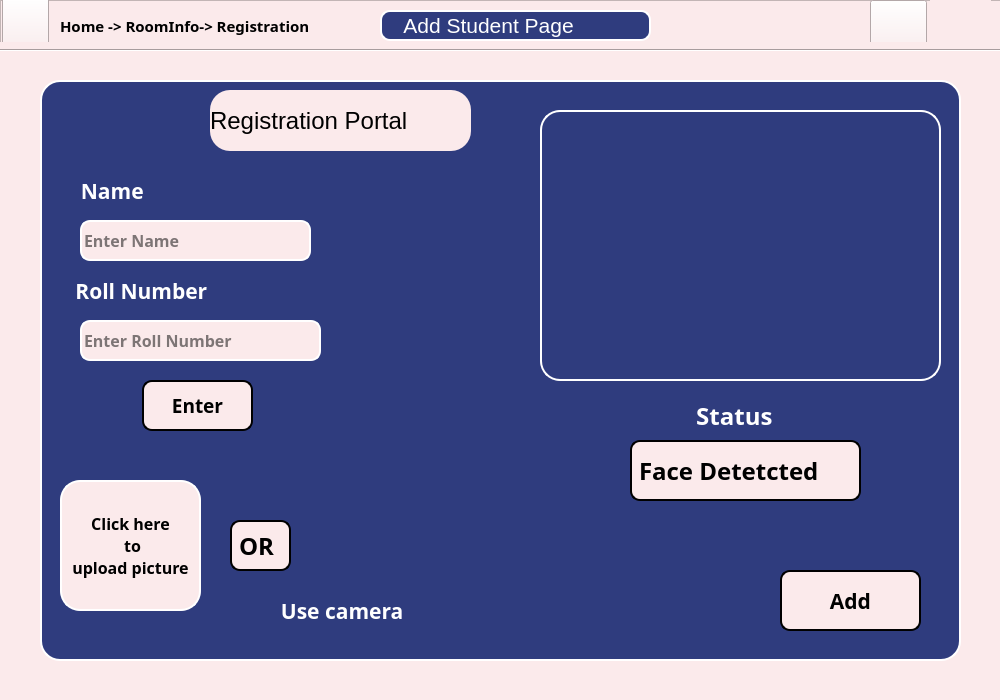
<?xml version="1.0" encoding="UTF-8"?>
<ui version="4.0">
 <class>MainWindow</class>
 <widget class="QMainWindow" name="MainWindow">
  <property name="geometry">
   <rect>
    <x>0</x>
    <y>0</y>
    <width>1000</width>
    <height>700</height>
   </rect>
  </property>
  <property name="windowTitle">
   <string>MainWindow</string>
  </property>
  <property name="styleSheet">
   <string notr="true">background-color:#FBEAEB
</string>
  </property>
  <widget class="QWidget" name="centralwidget">
   <widget class="QPushButton" name="user_icon_button">
    <property name="geometry">
     <rect>
      <x>870</x>
      <y>0</y>
      <width>57</width>
      <height>50</height>
     </rect>
    </property>
    <property name="text">
     <string/>
    </property>
    <property name="icon">
     <iconset>
      <normaloff>assets/user_icon.png</normaloff>assets/user_icon.png</iconset>
    </property>
    <property name="iconSize">
     <size>
      <width>58</width>
      <height>54</height>
     </size>
    </property>
   </widget>
   <widget class="QPushButton" name="hamburger_button">
    <property name="geometry">
     <rect>
      <x>930</x>
      <y>-10</y>
      <width>61</width>
      <height>61</height>
     </rect>
    </property>
    <property name="palette">
     <palette>
      <active>
       <colorrole role="WindowText">
        <brush brushstyle="SolidPattern">
         <color alpha="255">
          <red>255</red>
          <green>0</green>
          <blue>0</blue>
         </color>
        </brush>
       </colorrole>
       <colorrole role="Button">
        <brush brushstyle="SolidPattern">
         <color alpha="255">
          <red>251</red>
          <green>234</green>
          <blue>235</blue>
         </color>
        </brush>
       </colorrole>
       <colorrole role="Midlight">
        <brush brushstyle="SolidPattern">
         <color alpha="255">
          <red>0</red>
          <green>0</green>
          <blue>0</blue>
         </color>
        </brush>
       </colorrole>
       <colorrole role="Dark">
        <brush brushstyle="SolidPattern">
         <color alpha="255">
          <red>255</red>
          <green>0</green>
          <blue>0</blue>
         </color>
        </brush>
       </colorrole>
       <colorrole role="Text">
        <brush brushstyle="SolidPattern">
         <color alpha="255">
          <red>0</red>
          <green>0</green>
          <blue>0</blue>
         </color>
        </brush>
       </colorrole>
       <colorrole role="ButtonText">
        <brush brushstyle="SolidPattern">
         <color alpha="255">
          <red>255</red>
          <green>0</green>
          <blue>0</blue>
         </color>
        </brush>
       </colorrole>
       <colorrole role="Base">
        <brush brushstyle="SolidPattern">
         <color alpha="255">
          <red>251</red>
          <green>234</green>
          <blue>235</blue>
         </color>
        </brush>
       </colorrole>
       <colorrole role="Window">
        <brush brushstyle="SolidPattern">
         <color alpha="255">
          <red>251</red>
          <green>234</green>
          <blue>235</blue>
         </color>
        </brush>
       </colorrole>
       <colorrole role="Shadow">
        <brush brushstyle="SolidPattern">
         <color alpha="255">
          <red>0</red>
          <green>0</green>
          <blue>0</blue>
         </color>
        </brush>
       </colorrole>
       <colorrole role="AlternateBase">
        <brush brushstyle="SolidPattern">
         <color alpha="255">
          <red>0</red>
          <green>0</green>
          <blue>0</blue>
         </color>
        </brush>
       </colorrole>
       <colorrole role="PlaceholderText">
        <brush brushstyle="SolidPattern">
         <color alpha="128">
          <red>0</red>
          <green>0</green>
          <blue>0</blue>
         </color>
        </brush>
       </colorrole>
      </active>
      <inactive>
       <colorrole role="WindowText">
        <brush brushstyle="SolidPattern">
         <color alpha="255">
          <red>255</red>
          <green>0</green>
          <blue>0</blue>
         </color>
        </brush>
       </colorrole>
       <colorrole role="Button">
        <brush brushstyle="SolidPattern">
         <color alpha="255">
          <red>251</red>
          <green>234</green>
          <blue>235</blue>
         </color>
        </brush>
       </colorrole>
       <colorrole role="Midlight">
        <brush brushstyle="SolidPattern">
         <color alpha="255">
          <red>0</red>
          <green>0</green>
          <blue>0</blue>
         </color>
        </brush>
       </colorrole>
       <colorrole role="Dark">
        <brush brushstyle="SolidPattern">
         <color alpha="255">
          <red>255</red>
          <green>0</green>
          <blue>0</blue>
         </color>
        </brush>
       </colorrole>
       <colorrole role="Text">
        <brush brushstyle="SolidPattern">
         <color alpha="255">
          <red>0</red>
          <green>0</green>
          <blue>0</blue>
         </color>
        </brush>
       </colorrole>
       <colorrole role="ButtonText">
        <brush brushstyle="SolidPattern">
         <color alpha="255">
          <red>255</red>
          <green>0</green>
          <blue>0</blue>
         </color>
        </brush>
       </colorrole>
       <colorrole role="Base">
        <brush brushstyle="SolidPattern">
         <color alpha="255">
          <red>251</red>
          <green>234</green>
          <blue>235</blue>
         </color>
        </brush>
       </colorrole>
       <colorrole role="Window">
        <brush brushstyle="SolidPattern">
         <color alpha="255">
          <red>251</red>
          <green>234</green>
          <blue>235</blue>
         </color>
        </brush>
       </colorrole>
       <colorrole role="Shadow">
        <brush brushstyle="SolidPattern">
         <color alpha="255">
          <red>0</red>
          <green>0</green>
          <blue>0</blue>
         </color>
        </brush>
       </colorrole>
       <colorrole role="AlternateBase">
        <brush brushstyle="SolidPattern">
         <color alpha="255">
          <red>0</red>
          <green>0</green>
          <blue>0</blue>
         </color>
        </brush>
       </colorrole>
       <colorrole role="PlaceholderText">
        <brush brushstyle="SolidPattern">
         <color alpha="128">
          <red>0</red>
          <green>0</green>
          <blue>0</blue>
         </color>
        </brush>
       </colorrole>
      </inactive>
      <disabled>
       <colorrole role="WindowText">
        <brush brushstyle="SolidPattern">
         <color alpha="255">
          <red>255</red>
          <green>0</green>
          <blue>0</blue>
         </color>
        </brush>
       </colorrole>
       <colorrole role="Button">
        <brush brushstyle="SolidPattern">
         <color alpha="255">
          <red>251</red>
          <green>234</green>
          <blue>235</blue>
         </color>
        </brush>
       </colorrole>
       <colorrole role="Midlight">
        <brush brushstyle="SolidPattern">
         <color alpha="255">
          <red>0</red>
          <green>0</green>
          <blue>0</blue>
         </color>
        </brush>
       </colorrole>
       <colorrole role="Dark">
        <brush brushstyle="SolidPattern">
         <color alpha="255">
          <red>255</red>
          <green>0</green>
          <blue>0</blue>
         </color>
        </brush>
       </colorrole>
       <colorrole role="Text">
        <brush brushstyle="SolidPattern">
         <color alpha="255">
          <red>255</red>
          <green>0</green>
          <blue>0</blue>
         </color>
        </brush>
       </colorrole>
       <colorrole role="ButtonText">
        <brush brushstyle="SolidPattern">
         <color alpha="255">
          <red>255</red>
          <green>0</green>
          <blue>0</blue>
         </color>
        </brush>
       </colorrole>
       <colorrole role="Base">
        <brush brushstyle="SolidPattern">
         <color alpha="255">
          <red>251</red>
          <green>234</green>
          <blue>235</blue>
         </color>
        </brush>
       </colorrole>
       <colorrole role="Window">
        <brush brushstyle="SolidPattern">
         <color alpha="255">
          <red>251</red>
          <green>234</green>
          <blue>235</blue>
         </color>
        </brush>
       </colorrole>
       <colorrole role="Shadow">
        <brush brushstyle="SolidPattern">
         <color alpha="255">
          <red>0</red>
          <green>0</green>
          <blue>0</blue>
         </color>
        </brush>
       </colorrole>
       <colorrole role="AlternateBase">
        <brush brushstyle="SolidPattern">
         <color alpha="255">
          <red>0</red>
          <green>0</green>
          <blue>0</blue>
         </color>
        </brush>
       </colorrole>
       <colorrole role="PlaceholderText">
        <brush brushstyle="SolidPattern">
         <color alpha="128">
          <red>0</red>
          <green>0</green>
          <blue>0</blue>
         </color>
        </brush>
       </colorrole>
      </disabled>
     </palette>
    </property>
    <property name="font">
     <font>
      <pointsize>16</pointsize>
     </font>
    </property>
    <property name="styleSheet">
     <string notr="true">border:none;</string>
    </property>
    <property name="text">
     <string/>
    </property>
    <property name="icon">
     <iconset>
      <normaloff>assets/hamburgerr.png</normaloff>assets/hamburgerr.png</iconset>
    </property>
    <property name="iconSize">
     <size>
      <width>100</width>
      <height>90</height>
     </size>
    </property>
   </widget>
   <widget class="Line" name="Horizontal_line_at_top_1">
    <property name="geometry">
     <rect>
      <x>0</x>
      <y>42</y>
      <width>1001</width>
      <height>16</height>
     </rect>
    </property>
    <property name="orientation">
     <enum>Qt::Horizontal</enum>
    </property>
   </widget>
   <widget class="QLabel" name="navigation_bar">
    <property name="geometry">
     <rect>
      <x>60</x>
      <y>10</y>
      <width>300</width>
      <height>31</height>
     </rect>
    </property>
    <property name="font">
     <font>
      <family>Yu Gothic UI Semibold</family>
      <pointsize>11</pointsize>
      <weight>75</weight>
      <bold>true</bold>
     </font>
    </property>
    <property name="styleSheet">
     <string notr="true">color:black
</string>
    </property>
    <property name="text">
     <string>Home -&gt; RoomInfo-&gt; Registration</string>
    </property>
   </widget>
   <widget class="QFrame" name="background_frame_top_1">
    <property name="geometry">
     <rect>
      <x>0</x>
      <y>0</y>
      <width>1001</width>
      <height>51</height>
     </rect>
    </property>
    <property name="palette">
     <palette>
      <active>
       <colorrole role="Button">
        <brush brushstyle="SolidPattern">
         <color alpha="255">
          <red>251</red>
          <green>234</green>
          <blue>235</blue>
         </color>
        </brush>
       </colorrole>
       <colorrole role="Light">
        <brush brushstyle="SolidPattern">
         <color alpha="255">
          <red>226</red>
          <green>226</green>
          <blue>0</blue>
         </color>
        </brush>
       </colorrole>
       <colorrole role="Base">
        <brush brushstyle="SolidPattern">
         <color alpha="255">
          <red>251</red>
          <green>234</green>
          <blue>235</blue>
         </color>
        </brush>
       </colorrole>
       <colorrole role="Window">
        <brush brushstyle="SolidPattern">
         <color alpha="255">
          <red>251</red>
          <green>234</green>
          <blue>235</blue>
         </color>
        </brush>
       </colorrole>
       <colorrole role="HighlightedText">
        <brush brushstyle="SolidPattern">
         <color alpha="255">
          <red>255</red>
          <green>255</green>
          <blue>0</blue>
         </color>
        </brush>
       </colorrole>
      </active>
      <inactive>
       <colorrole role="Button">
        <brush brushstyle="SolidPattern">
         <color alpha="255">
          <red>251</red>
          <green>234</green>
          <blue>235</blue>
         </color>
        </brush>
       </colorrole>
       <colorrole role="Light">
        <brush brushstyle="SolidPattern">
         <color alpha="255">
          <red>226</red>
          <green>226</green>
          <blue>0</blue>
         </color>
        </brush>
       </colorrole>
       <colorrole role="Base">
        <brush brushstyle="SolidPattern">
         <color alpha="255">
          <red>251</red>
          <green>234</green>
          <blue>235</blue>
         </color>
        </brush>
       </colorrole>
       <colorrole role="Window">
        <brush brushstyle="SolidPattern">
         <color alpha="255">
          <red>251</red>
          <green>234</green>
          <blue>235</blue>
         </color>
        </brush>
       </colorrole>
       <colorrole role="HighlightedText">
        <brush brushstyle="SolidPattern">
         <color alpha="255">
          <red>255</red>
          <green>255</green>
          <blue>0</blue>
         </color>
        </brush>
       </colorrole>
      </inactive>
      <disabled>
       <colorrole role="Button">
        <brush brushstyle="SolidPattern">
         <color alpha="255">
          <red>251</red>
          <green>234</green>
          <blue>235</blue>
         </color>
        </brush>
       </colorrole>
       <colorrole role="Light">
        <brush brushstyle="SolidPattern">
         <color alpha="255">
          <red>226</red>
          <green>226</green>
          <blue>0</blue>
         </color>
        </brush>
       </colorrole>
       <colorrole role="Base">
        <brush brushstyle="SolidPattern">
         <color alpha="255">
          <red>251</red>
          <green>234</green>
          <blue>235</blue>
         </color>
        </brush>
       </colorrole>
       <colorrole role="Window">
        <brush brushstyle="SolidPattern">
         <color alpha="255">
          <red>251</red>
          <green>234</green>
          <blue>235</blue>
         </color>
        </brush>
       </colorrole>
       <colorrole role="HighlightedText">
        <brush brushstyle="SolidPattern">
         <color alpha="255">
          <red>255</red>
          <green>255</green>
          <blue>0</blue>
         </color>
        </brush>
       </colorrole>
      </disabled>
     </palette>
    </property>
    <property name="frameShape">
     <enum>QFrame::StyledPanel</enum>
    </property>
    <property name="frameShadow">
     <enum>QFrame::Raised</enum>
    </property>
    <widget class="QLabel" name="add_student_logo_atTop">
     <property name="geometry">
      <rect>
       <x>380</x>
       <y>10</y>
       <width>271</width>
       <height>31</height>
      </rect>
     </property>
     <property name="palette">
      <palette>
       <active>
        <colorrole role="WindowText">
         <brush brushstyle="SolidPattern">
          <color alpha="255">
           <red>255</red>
           <green>255</green>
           <blue>255</blue>
          </color>
         </brush>
        </colorrole>
        <colorrole role="Button">
         <brush brushstyle="SolidPattern">
          <color alpha="255">
           <red>47</red>
           <green>60</green>
           <blue>126</blue>
          </color>
         </brush>
        </colorrole>
        <colorrole role="Text">
         <brush brushstyle="SolidPattern">
          <color alpha="255">
           <red>255</red>
           <green>255</green>
           <blue>255</blue>
          </color>
         </brush>
        </colorrole>
        <colorrole role="ButtonText">
         <brush brushstyle="SolidPattern">
          <color alpha="255">
           <red>255</red>
           <green>255</green>
           <blue>255</blue>
          </color>
         </brush>
        </colorrole>
        <colorrole role="Base">
         <brush brushstyle="SolidPattern">
          <color alpha="255">
           <red>47</red>
           <green>60</green>
           <blue>126</blue>
          </color>
         </brush>
        </colorrole>
        <colorrole role="Window">
         <brush brushstyle="SolidPattern">
          <color alpha="255">
           <red>47</red>
           <green>60</green>
           <blue>126</blue>
          </color>
         </brush>
        </colorrole>
        <colorrole role="PlaceholderText">
         <brush brushstyle="NoBrush">
          <color alpha="128">
           <red>255</red>
           <green>255</green>
           <blue>255</blue>
          </color>
         </brush>
        </colorrole>
       </active>
       <inactive>
        <colorrole role="WindowText">
         <brush brushstyle="SolidPattern">
          <color alpha="255">
           <red>255</red>
           <green>255</green>
           <blue>255</blue>
          </color>
         </brush>
        </colorrole>
        <colorrole role="Button">
         <brush brushstyle="SolidPattern">
          <color alpha="255">
           <red>47</red>
           <green>60</green>
           <blue>126</blue>
          </color>
         </brush>
        </colorrole>
        <colorrole role="Text">
         <brush brushstyle="SolidPattern">
          <color alpha="255">
           <red>255</red>
           <green>255</green>
           <blue>255</blue>
          </color>
         </brush>
        </colorrole>
        <colorrole role="ButtonText">
         <brush brushstyle="SolidPattern">
          <color alpha="255">
           <red>255</red>
           <green>255</green>
           <blue>255</blue>
          </color>
         </brush>
        </colorrole>
        <colorrole role="Base">
         <brush brushstyle="SolidPattern">
          <color alpha="255">
           <red>47</red>
           <green>60</green>
           <blue>126</blue>
          </color>
         </brush>
        </colorrole>
        <colorrole role="Window">
         <brush brushstyle="SolidPattern">
          <color alpha="255">
           <red>47</red>
           <green>60</green>
           <blue>126</blue>
          </color>
         </brush>
        </colorrole>
        <colorrole role="PlaceholderText">
         <brush brushstyle="NoBrush">
          <color alpha="128">
           <red>255</red>
           <green>255</green>
           <blue>255</blue>
          </color>
         </brush>
        </colorrole>
       </inactive>
       <disabled>
        <colorrole role="WindowText">
         <brush brushstyle="SolidPattern">
          <color alpha="255">
           <red>255</red>
           <green>255</green>
           <blue>255</blue>
          </color>
         </brush>
        </colorrole>
        <colorrole role="Button">
         <brush brushstyle="SolidPattern">
          <color alpha="255">
           <red>47</red>
           <green>60</green>
           <blue>126</blue>
          </color>
         </brush>
        </colorrole>
        <colorrole role="Text">
         <brush brushstyle="SolidPattern">
          <color alpha="255">
           <red>255</red>
           <green>255</green>
           <blue>255</blue>
          </color>
         </brush>
        </colorrole>
        <colorrole role="ButtonText">
         <brush brushstyle="SolidPattern">
          <color alpha="255">
           <red>255</red>
           <green>255</green>
           <blue>255</blue>
          </color>
         </brush>
        </colorrole>
        <colorrole role="Base">
         <brush brushstyle="SolidPattern">
          <color alpha="255">
           <red>47</red>
           <green>60</green>
           <blue>126</blue>
          </color>
         </brush>
        </colorrole>
        <colorrole role="Window">
         <brush brushstyle="SolidPattern">
          <color alpha="255">
           <red>47</red>
           <green>60</green>
           <blue>126</blue>
          </color>
         </brush>
        </colorrole>
        <colorrole role="PlaceholderText">
         <brush brushstyle="NoBrush">
          <color alpha="128">
           <red>255</red>
           <green>255</green>
           <blue>255</blue>
          </color>
         </brush>
        </colorrole>
       </disabled>
      </palette>
     </property>
     <property name="font">
      <font>
       <pointsize>16</pointsize>
      </font>
     </property>
     <property name="styleSheet">
      <string notr="true">border: 2px solid white; 
color: white;
background-color: #2F3C7E;
border-radius:10px</string>
     </property>
     <property name="text">
      <string>   Add Student Page</string>
     </property>
    </widget>
    <widget class="QPushButton" name="pushButton">
     <property name="geometry">
      <rect>
       <x>2</x>
       <y>-3</y>
       <width>47</width>
       <height>51</height>
      </rect>
     </property>
     <property name="text">
      <string/>
     </property>
     <property name="icon">
      <iconset>
       <normaloff>assets/previous.png</normaloff>assets/previous.png</iconset>
     </property>
     <property name="iconSize">
      <size>
       <width>40</width>
       <height>35</height>
      </size>
     </property>
    </widget>
   </widget>
   <widget class="QWidget" name="widget_registration_portal" native="true">
    <property name="geometry">
     <rect>
      <x>40</x>
      <y>80</y>
      <width>921</width>
      <height>581</height>
     </rect>
    </property>
    <property name="font">
     <font>
      <pointsize>14</pointsize>
     </font>
    </property>
    <property name="styleSheet">
     <string notr="true">border: 2px solid white; 
color: white;
background-color: #2F3C7E;
border-radius:20px</string>
    </property>
    <widget class="QLineEdit" name="name_input_box">
     <property name="geometry">
      <rect>
       <x>40</x>
       <y>140</y>
       <width>231</width>
       <height>41</height>
      </rect>
     </property>
     <property name="font">
      <font>
       <family>Yu Gothic UI Semibold</family>
       <pointsize>12</pointsize>
       <weight>75</weight>
       <bold>true</bold>
      </font>
     </property>
     <property name="styleSheet">
      <string notr="true">border: 2px solid white; 
color: black;
background-color: #FBEAEB;
border-radius:10px</string>
     </property>
     <property name="text">
      <string/>
     </property>
     <property name="placeholderText">
      <string>Enter Name</string>
     </property>
    </widget>
    <widget class="QLabel" name="name_heading">
     <property name="geometry">
      <rect>
       <x>30</x>
       <y>90</y>
       <width>111</width>
       <height>41</height>
      </rect>
     </property>
     <property name="font">
      <font>
       <family>Yu Gothic UI Semibold</family>
       <pointsize>16</pointsize>
       <weight>75</weight>
       <bold>true</bold>
      </font>
     </property>
     <property name="styleSheet">
      <string notr="true">border:none
</string>
     </property>
     <property name="text">
      <string>  Name </string>
     </property>
    </widget>
    <widget class="QLabel" name="id_heading">
     <property name="geometry">
      <rect>
       <x>30</x>
       <y>190</y>
       <width>211</width>
       <height>41</height>
      </rect>
     </property>
     <property name="font">
      <font>
       <family>Yu Gothic UI Semibold</family>
       <pointsize>16</pointsize>
       <weight>75</weight>
       <bold>true</bold>
      </font>
     </property>
     <property name="styleSheet">
      <string notr="true">border:none;</string>
     </property>
     <property name="text">
      <string> Roll Number</string>
     </property>
    </widget>
    <widget class="QLineEdit" name="id_input_box">
     <property name="geometry">
      <rect>
       <x>40</x>
       <y>240</y>
       <width>241</width>
       <height>41</height>
      </rect>
     </property>
     <property name="font">
      <font>
       <family>Yu Gothic UI Semibold</family>
       <pointsize>12</pointsize>
       <weight>75</weight>
       <bold>true</bold>
      </font>
     </property>
     <property name="styleSheet">
      <string notr="true">border: 2px solid white; 
color: black;
background-color:#FBEAEB;
border-radius:10px</string>
     </property>
     <property name="text">
      <string/>
     </property>
     <property name="placeholderText">
      <string>Enter Roll Number</string>
     </property>
    </widget>
    <widget class="QLabel" name="or_heading">
     <property name="geometry">
      <rect>
       <x>190</x>
       <y>440</y>
       <width>61</width>
       <height>51</height>
      </rect>
     </property>
     <property name="font">
      <font>
       <family>Yu Gothic UI Semibold</family>
       <pointsize>18</pointsize>
       <weight>75</weight>
       <bold>true</bold>
      </font>
     </property>
     <property name="styleSheet">
      <string notr="true">border: 2px solid black; 
color: black;
background-color:#FBEAEB ;
border-radius:10px</string>
     </property>
     <property name="text">
      <string>OR</string>
     </property>
    </widget>
    <widget class="QPushButton" name="enter_button">
     <property name="geometry">
      <rect>
       <x>102</x>
       <y>300</y>
       <width>111</width>
       <height>51</height>
      </rect>
     </property>
     <property name="font">
      <font>
       <family>Yu Gothic UI Semibold</family>
       <pointsize>14</pointsize>
       <weight>75</weight>
       <bold>true</bold>
      </font>
     </property>
     <property name="styleSheet">
      <string notr="true">border: 2px solid black; 
color: black;
background-color:#FBEAEB ;
border-radius:10px</string>
     </property>
     <property name="text">
      <string>Enter</string>
     </property>
    </widget>
    <widget class="QPushButton" name="upload_pic_button">
     <property name="geometry">
      <rect>
       <x>20</x>
       <y>400</y>
       <width>141</width>
       <height>131</height>
      </rect>
     </property>
     <property name="font">
      <font>
       <family>Yu Gothic UI Semibold</family>
       <pointsize>12</pointsize>
       <weight>75</weight>
       <bold>true</bold>
      </font>
     </property>
     <property name="styleSheet">
      <string notr="true">color:black;
background: #FBEAEB;</string>
     </property>
     <property name="text">
      <string>
Click here 
 to
upload picture
 </string>
     </property>
     <property name="autoDefault">
      <bool>true</bool>
     </property>
     <property name="default">
      <bool>true</bool>
     </property>
    </widget>
    <widget class="QGroupBox" name="gridBox_cameraView">
     <property name="geometry">
      <rect>
       <x>500</x>
       <y>30</y>
       <width>401</width>
       <height>271</height>
      </rect>
     </property>
     <property name="palette">
      <palette>
       <active>
        <colorrole role="WindowText">
         <brush brushstyle="SolidPattern">
          <color alpha="255">
           <red>255</red>
           <green>255</green>
           <blue>255</blue>
          </color>
         </brush>
        </colorrole>
        <colorrole role="Button">
         <brush brushstyle="SolidPattern">
          <color alpha="255">
           <red>47</red>
           <green>60</green>
           <blue>126</blue>
          </color>
         </brush>
        </colorrole>
        <colorrole role="Text">
         <brush brushstyle="SolidPattern">
          <color alpha="255">
           <red>255</red>
           <green>255</green>
           <blue>255</blue>
          </color>
         </brush>
        </colorrole>
        <colorrole role="ButtonText">
         <brush brushstyle="SolidPattern">
          <color alpha="255">
           <red>255</red>
           <green>255</green>
           <blue>255</blue>
          </color>
         </brush>
        </colorrole>
        <colorrole role="Base">
         <brush brushstyle="SolidPattern">
          <color alpha="255">
           <red>47</red>
           <green>60</green>
           <blue>126</blue>
          </color>
         </brush>
        </colorrole>
        <colorrole role="Window">
         <brush brushstyle="SolidPattern">
          <color alpha="255">
           <red>47</red>
           <green>60</green>
           <blue>126</blue>
          </color>
         </brush>
        </colorrole>
        <colorrole role="PlaceholderText">
         <brush brushstyle="NoBrush">
          <color alpha="128">
           <red>255</red>
           <green>255</green>
           <blue>255</blue>
          </color>
         </brush>
        </colorrole>
       </active>
       <inactive>
        <colorrole role="WindowText">
         <brush brushstyle="SolidPattern">
          <color alpha="255">
           <red>255</red>
           <green>255</green>
           <blue>255</blue>
          </color>
         </brush>
        </colorrole>
        <colorrole role="Button">
         <brush brushstyle="SolidPattern">
          <color alpha="255">
           <red>47</red>
           <green>60</green>
           <blue>126</blue>
          </color>
         </brush>
        </colorrole>
        <colorrole role="Text">
         <brush brushstyle="SolidPattern">
          <color alpha="255">
           <red>255</red>
           <green>255</green>
           <blue>255</blue>
          </color>
         </brush>
        </colorrole>
        <colorrole role="ButtonText">
         <brush brushstyle="SolidPattern">
          <color alpha="255">
           <red>255</red>
           <green>255</green>
           <blue>255</blue>
          </color>
         </brush>
        </colorrole>
        <colorrole role="Base">
         <brush brushstyle="SolidPattern">
          <color alpha="255">
           <red>47</red>
           <green>60</green>
           <blue>126</blue>
          </color>
         </brush>
        </colorrole>
        <colorrole role="Window">
         <brush brushstyle="SolidPattern">
          <color alpha="255">
           <red>47</red>
           <green>60</green>
           <blue>126</blue>
          </color>
         </brush>
        </colorrole>
        <colorrole role="PlaceholderText">
         <brush brushstyle="NoBrush">
          <color alpha="128">
           <red>255</red>
           <green>255</green>
           <blue>255</blue>
          </color>
         </brush>
        </colorrole>
       </inactive>
       <disabled>
        <colorrole role="WindowText">
         <brush brushstyle="SolidPattern">
          <color alpha="255">
           <red>255</red>
           <green>255</green>
           <blue>255</blue>
          </color>
         </brush>
        </colorrole>
        <colorrole role="Button">
         <brush brushstyle="SolidPattern">
          <color alpha="255">
           <red>47</red>
           <green>60</green>
           <blue>126</blue>
          </color>
         </brush>
        </colorrole>
        <colorrole role="Text">
         <brush brushstyle="SolidPattern">
          <color alpha="255">
           <red>255</red>
           <green>255</green>
           <blue>255</blue>
          </color>
         </brush>
        </colorrole>
        <colorrole role="ButtonText">
         <brush brushstyle="SolidPattern">
          <color alpha="255">
           <red>255</red>
           <green>255</green>
           <blue>255</blue>
          </color>
         </brush>
        </colorrole>
        <colorrole role="Base">
         <brush brushstyle="SolidPattern">
          <color alpha="255">
           <red>47</red>
           <green>60</green>
           <blue>126</blue>
          </color>
         </brush>
        </colorrole>
        <colorrole role="Window">
         <brush brushstyle="SolidPattern">
          <color alpha="255">
           <red>47</red>
           <green>60</green>
           <blue>126</blue>
          </color>
         </brush>
        </colorrole>
        <colorrole role="PlaceholderText">
         <brush brushstyle="NoBrush">
          <color alpha="128">
           <red>255</red>
           <green>255</green>
           <blue>255</blue>
          </color>
         </brush>
        </colorrole>
       </disabled>
      </palette>
     </property>
     <layout class="QGridLayout" name="gridLayout"/>
    </widget>
    <widget class="QLabel" name="useCamera_heading">
     <property name="geometry">
      <rect>
       <x>230</x>
       <y>510</y>
       <width>171</width>
       <height>41</height>
      </rect>
     </property>
     <property name="font">
      <font>
       <family>Yu Gothic UI Semibold</family>
       <pointsize>16</pointsize>
       <weight>75</weight>
       <bold>true</bold>
      </font>
     </property>
     <property name="styleSheet">
      <string notr="true">border:none</string>
     </property>
     <property name="text">
      <string>  Use camera </string>
     </property>
    </widget>
    <widget class="QLabel" name="status_heading">
     <property name="geometry">
      <rect>
       <x>650</x>
       <y>310</y>
       <width>101</width>
       <height>51</height>
      </rect>
     </property>
     <property name="font">
      <font>
       <family>Yu Gothic UI Semibold</family>
       <pointsize>18</pointsize>
       <weight>75</weight>
       <bold>true</bold>
      </font>
     </property>
     <property name="styleSheet">
      <string notr="true">border:none</string>
     </property>
     <property name="text">
      <string> Status</string>
     </property>
    </widget>
    <widget class="QPushButton" name="add_button">
     <property name="geometry">
      <rect>
       <x>740</x>
       <y>490</y>
       <width>141</width>
       <height>61</height>
      </rect>
     </property>
     <property name="font">
      <font>
       <family>Yu Gothic UI Semibold</family>
       <pointsize>16</pointsize>
       <weight>75</weight>
       <bold>true</bold>
      </font>
     </property>
     <property name="mouseTracking">
      <bool>true</bool>
     </property>
     <property name="autoFillBackground">
      <bool>false</bool>
     </property>
     <property name="styleSheet">
      <string notr="true">border: 2px solid black; 
color: black;
background-color:#FBEAEB ;
border-radius:10px</string>
     </property>
     <property name="text">
      <string>Add</string>
     </property>
     <property name="shortcut">
      <string>Return</string>
     </property>
    </widget>
    <widget class="QLabel" name="face_detected_heading">
     <property name="geometry">
      <rect>
       <x>590</x>
       <y>360</y>
       <width>231</width>
       <height>61</height>
      </rect>
     </property>
     <property name="font">
      <font>
       <family>Yu Gothic UI Semibold</family>
       <pointsize>18</pointsize>
       <weight>75</weight>
       <bold>true</bold>
      </font>
     </property>
     <property name="styleSheet">
      <string notr="true">border: 2px solid black; 
color: black;
background-color:#FBEAEB ;
border-radius:10px</string>
     </property>
     <property name="text">
      <string>Face Detetcted</string>
     </property>
    </widget>
    <widget class="QLabel" name="registration_portal_heading">
     <property name="geometry">
      <rect>
       <x>170</x>
       <y>10</y>
       <width>261</width>
       <height>61</height>
      </rect>
     </property>
     <property name="font">
      <font>
       <pointsize>18</pointsize>
      </font>
     </property>
     <property name="styleSheet">
      <string notr="true">color: black;
background-color: #FBEAEB;
border:none</string>
     </property>
     <property name="text">
      <string>Registration Portal </string>
     </property>
    </widget>
    <widget class="QLabel" name="label_6">
     <property name="geometry">
      <rect>
       <x>270</x>
       <y>430</y>
       <width>81</width>
       <height>71</height>
      </rect>
     </property>
     <property name="styleSheet">
      <string notr="true">border:  none;</string>
     </property>
     <property name="text">
      <string/>
     </property>
     <property name="pixmap">
      <pixmap>assets/snap.jpeg</pixmap>
     </property>
     <property name="scaledContents">
      <bool>true</bool>
     </property>
    </widget>
   </widget>
   <zorder>background_frame_top_1</zorder>
   <zorder>user_icon_button</zorder>
   <zorder>hamburger_button</zorder>
   <zorder>Horizontal_line_at_top_1</zorder>
   <zorder>navigation_bar</zorder>
   <zorder>widget_registration_portal</zorder>
  </widget>
  <widget class="QMenuBar" name="menubar">
   <property name="geometry">
    <rect>
     <x>0</x>
     <y>0</y>
     <width>1000</width>
     <height>26</height>
    </rect>
   </property>
  </widget>
  <widget class="QStatusBar" name="statusbar"/>
 </widget>
 <resources/>
 <connections/>
</ui>
